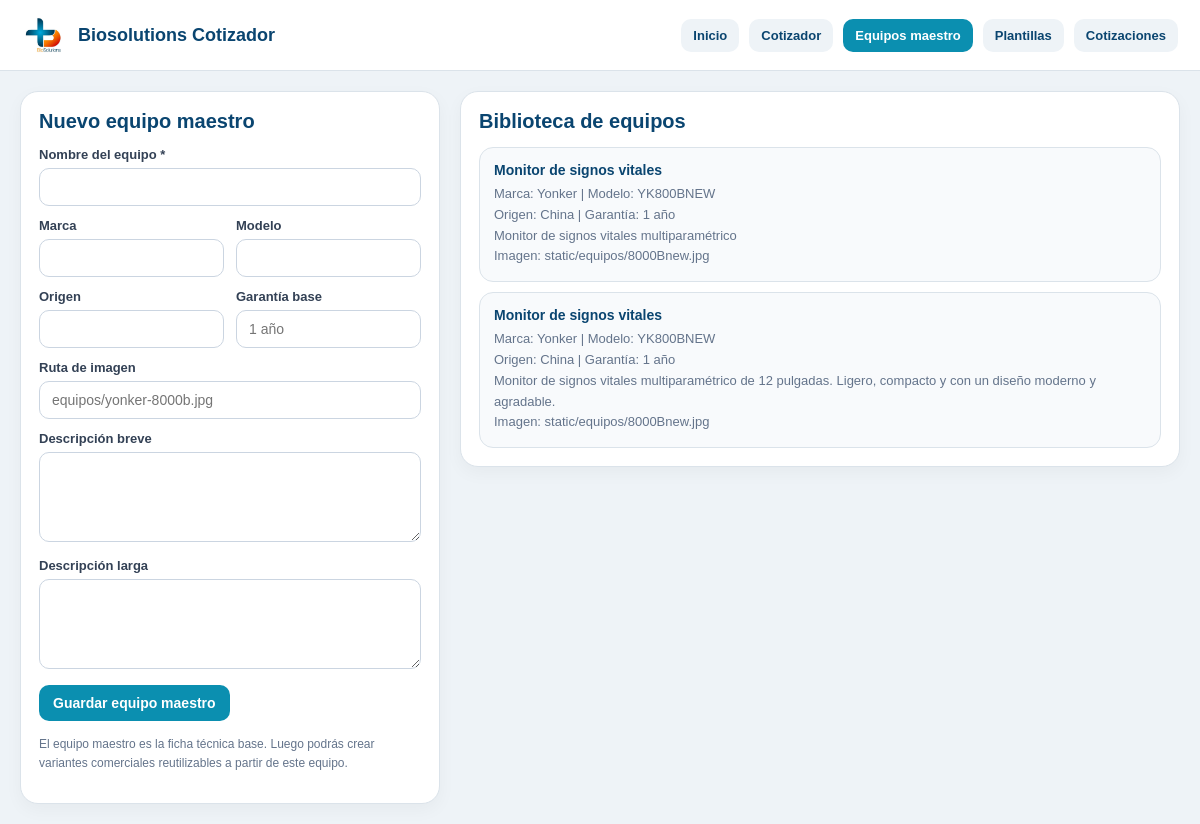
Screenshot of /equipos with the database file from the repository.
### tables this page shows
CREATE TABLE equipos (
    id INTEGER PRIMARY KEY AUTOINCREMENT,
    nombre TEXT NOT NULL,
    marca TEXT,
    modelo TEXT,
    origen TEXT,
    garantia_base TEXT,
    descripcion_breve TEXT,
    descripcion_larga TEXT,
    imagen TEXT,
    precio_base REAL,
    mostrar_precio_por_defecto INTEGER DEFAULT 0,
    activo INTEGER DEFAULT 1
);

### app.py (the view)
@app.route("/equipos")
def equipos_page():
    conn = get_db_connection()
    equipos = conn.execute("""
        SELECT *
        FROM equipos
        WHERE activo = 1
        ORDER BY id DESC
    """).fetchall()
    conn.close()
    return render_template("equipos.html", equipos=equipos, active_page="equipos")

### app.py (called while the page is built)
def get_db_connection():
    conn = sqlite3.connect(DB_PATH, timeout=10)
    conn.row_factory = sqlite3.Row
    return conn

### templates/equipos.html (shortened to what this page needs)
{% extends "base.html" %}
{% block content %}
<div class="page-grid">
  <section class="page-card">
    <h2>Nuevo equipo maestro</h2>
    <form method="post" action="/equipos/nuevo">
      <div class="field">
        <label for="nombre">Nombre del equipo *</label>
        <input type="text" id="nombre" name="nombre" required>
      </div>
      <div class="grid-2">
        <div class="field">
          <label for="marca">Marca</label>
          <input type="text" id="marca" name="marca">
        </div>
        <div class="field">
          <label for="modelo">Modelo</label>
          <input type="text" id="modelo" name="modelo">
        </div>
      </div>
      <div class="grid-2">
        <div class="field">
          <label for="origen">Origen</label>
          <input type="text" id="origen" name="origen">
        </div>
        <div class="field">
          <label for="garantia_base">Garantía base</label>
          <input type="text" id="garantia_base" name="garantia_base" placeholder="1 año">
        </div>
      </div>
      <div class="field">
        <label for="imagen">Ruta de imagen</label>
        <input type="text" id="imagen" name="imagen" placeholder="equipos/yonker-8000b.jpg">
      </div>
      <div class="field">
        <label for="descripcion_breve">Descripción breve</label>
        <textarea id="descripcion_breve" name="descripcion_breve"></textarea>
      </div>
      <div class="field">
        <label for="descripcion_larga">Descripción larga</label>
        <textarea id="descripcion_larga" name="descripcion_larga"></textarea>
      </div>
      <button type="submit" class="btn">Guardar equipo maestro</button>
    </form>
    <p class="tiny-note" style="margin-top:14px;">
      El equipo maestro es la ficha técnica base. Luego podrás crear variantes comerciales reutilizables a partir de este equipo.
    </p>
  </section>
  <section class="page-card">
    <h2>Biblioteca de equipos</h2>
    {% if equipos %}
      <div class="lib-list">
        {% for equipo in equipos %}
          <div class="lib-card">
            <strong>{{ equipo["nombre"] }}</strong>
            <span>
              {% if equipo["marca"] %}Marca: {{ equipo["marca"] }}{% endif %}
              {% if equipo["modelo"] %} | Modelo: {{ equipo["modelo"] }}{% endif %}
            </span>
            <span>
              {% if equipo["origen"] %}Origen: {{ equipo["origen"] }}{% endif %}
              {% if equipo["garantia_base"] %} | Garantía: {{ equipo["garantia_base"] }}{% endif %}
            </span>
            {% if equipo["descripcion_breve"] %}
              <span>{{ equipo["descripcion_breve"] }}</span>
            {% endif %}
            {% if equipo["imagen"] %}
              <span>Imagen: {{ equipo["imagen"] }}</span>
            {% endif %}
          </div>
        {% endfor %}
      </div>
    {% else %}
      <p class="tiny-note">No hay equipos maestro cargados todavía.</p>
    {% endif %}
  </section>
</div>
{% endblock %}

### static/styles.css (style rules this page uses)
:root { --primary:#0b8fb0; --primary-dark:#0a4570; --accent:#f47c20; --text:#1f2937; --muted:#6b7280; --line:#dbe3ea; --soft:#f7fafc; --panel:#ffffff; --bg:#eef3f7; --danger:#dc2626; }
* { box-sizing:border-box }
body { margin:0; font-family:Arial, Helvetica, sans-serif; background:var(--bg); color:var(--text); }
.field { margin-bottom:10px; }
.field label { display:block; margin-bottom:6px; font-size:12px; color:#475569; font-weight:700; }
.field input, .field textarea { width:100%; padding:10px 11px; border:1px solid #cbd5e1; border-radius:10px; font-size:13px; font-family:inherit; background:#fff; }
.field textarea { min-height:80px; resize:vertical; line-height:1.5; }
.grid-2 { display:grid; grid-template-columns:1fr 1fr; gap:10px; }
.btn { border:none; border-radius:10px; padding:10px 12px; font-size:13px; font-weight:700; cursor:pointer; }

### templates/equipos.html (style rules this page uses)
.page-grid { display:grid; grid-template-columns: 420px 1fr; gap:20px; align-items:start; }
.page-card { background:#fff; border:1px solid #dbe3ea; border-radius:18px; padding:18px; box-shadow:0 6px 18px rgba(0,0,0,.04); }
.page-card h2 { margin:0 0 14px; color:#0a4570; font-size:20px; }
.field { margin-bottom:12px; }
.field label { display:block; margin-bottom:6px; font-size:13px; font-weight:700; color:#334155; }
.field input, .field textarea { width:100%; padding:10px 12px; border:1px solid #cbd5e1; border-radius:10px; font-size:14px; font-family:inherit; box-sizing:border-box; }
.field textarea { min-height:90px; resize:vertical; }
.grid-2 { display:grid; grid-template-columns:1fr 1fr; gap:12px; }
.btn { background:#0b8fb0; color:#fff; border:none; border-radius:10px; padding:10px 14px; font-size:14px; font-weight:700; cursor:pointer; }
.lib-list { display:grid; gap:10px; }
.lib-card { border:1px solid #dbe3ea; border-radius:14px; padding:14px; background:#f8fafc; }
.lib-card strong { display:block; margin-bottom:6px; color:#0a4570; font-size:14px; }
.lib-card span { display:block; font-size:13px; color:#64748b; line-height:1.6; }
.tiny-note { font-size:12px; color:#64748b; line-height:1.6; }

### rows the page displays
equipos: nombre "Monitor de signos vitales", marca "Yonker", modelo "YK800BNEW", origen "China", garantia_base "1 año", descripcion_breve "Monitor de signos vitales multiparamétrico", imagen "static/equipos/8000Bnew.jpg"
equipos: nombre "Monitor de signos vitales", marca "Yonker", modelo "YK800BNEW", origen "China", garantia_base "1 año", descripcion_breve "Monitor de signos vitales multiparamétrico de 12 pulgadas. Ligero, compacto y con un diseño moderno y agradable.", imagen "static/equipos/8000Bnew.jpg"
